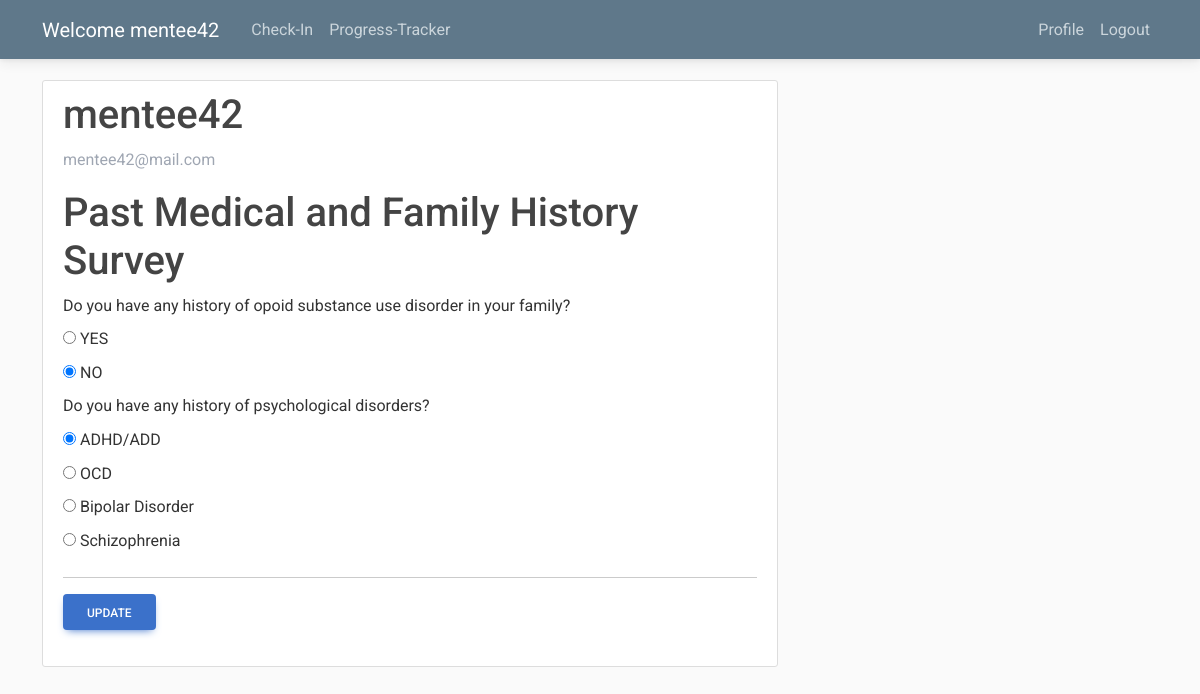
The app's page /profile/ (signed in) with its own data.
### survey/models.py (models this page shows, shortened)
class Survey(models.Model):
    title = models.CharField(max_length=200)
    description = models.TextField(blank=True)
    created_at = models.DateTimeField(auto_now_add=True)
    updated_at = models.DateTimeField(auto_now=True)

class Question(models.Model):
    survey = models.ForeignKey(Survey, on_delete=models.CASCADE)
    question = models.CharField(max_length=300)
    options = models.ManyToManyField('Option')
    weight = models.IntegerField(default=1)
    created_at = models.DateTimeField(auto_now_add=True)
    updated_at = models.DateTimeField(auto_now=True)

### users/views.py (the view)
# urls.py: path('profile/', user_views.profile, name='profile'),
@login_required
def profile(request):
    surveys = Survey.objects.all()
    for survey_obj in surveys:
        if survey_obj.title == PAST_HISTORY_SURVEY:
            print("Survey Title:", survey_obj.title)
            survey = survey_obj
            break
    if survey is None:
        return render(request, 'survey/error.html', {'message': 'No survey available.'})
    existing_responses = Response.objects.filter(survey=survey, user=request.user)
    initial_data = {}
    if existing_responses.exists():
        for response in existing_responses:
            field_name = f'question_{response.question.id}'
            try:
                selected_option = Option.objects.get(question=response.question, option=response.selected_options)
                initial_data[field_name] = selected_option.id
            except Option.DoesNotExist:
                pass
    print('initial_data :: ', initial_data)
    if request.method == 'POST':
        form = HistorySurveyForm(request.POST, survey_id=survey.id)
        if form.is_valid():
            user = request.user  # Get the current authenticated user
            for question in Question.objects.filter(survey_id=survey.id):
                selected_option = form.cleaned_data[f'question_{question.id}']
                selected_option_id = Option.objects.get(id=selected_option.id)
                Response.objects.update_or_create(
                    survey=survey,
                    user=request.user,
                    question=question,
                    defaults={'selected_options': selected_option_id.option}
                )
            return redirect('profile')  # Redirect to a thank-you page after successful submission
    else:
        form = HistorySurveyForm(initial=initial_data, survey_id=survey.id)
    return render(request, 'users/profile.html', {'survey': survey, 'form': form})

### users/forms.py
class HistorySurveyForm(forms.ModelForm):
    class Meta:
        model = Response
        fields = []
    def __init__(self, *args, **kwargs):
        survey_id = kwargs.pop('survey_id')
        initial = kwargs.get('initial', {})
        super(HistorySurveyForm, self).__init__(*args, **kwargs)
        questions = Question.objects.filter(survey_id=survey_id)
        for question in questions:
            field_name = f'question_{question.id}'
            self.fields[field_name] = forms.ModelChoiceField(
                label=question.question,  # Corrected to question.question
                queryset=Option.objects.filter(question=question),
                widget=forms.RadioSelect
            )
            if field_name in initial:
                self.fields[field_name].initial = initial[field_name]

### survey/models.py (called while the page is built)
    def __str__(self):
        return self.option

### users/templates/users/profile.html (shortened to what this page needs)
{% extends "feed/base.html" %}
{% load crispy_forms_tags %}
{% block content %}
    <div class="content-section">
      <div class="media">
        <div class="media-body">
          <h2 class="account-heading">{{ user.username }}</h2>
          <p class="text-secondary">{{ user.email }}</p>
        </div>
      </div>
      <h1>{{ survey.title }}</h1>
      <form method="post">
        {% for field in form %}
            <div>
                {{ field.label_tag }} {{ field }}
            </div>
        {% endfor %}
        <hr>
        {% if form.initial %}
            <button type="submit" class="btn btn-primary">Update</button>
        {% else %}
            <button type="submit" class="btn btn-primary">Submit</button>
        {% endif %}
        <br><br>
      </form>
    </div>
{% endblock content %}

### feed/templates/feed/base.html (shortened to what this page needs)
{% load static %}
<!DOCTYPE html>
<html>
<head>
    <link rel="stylesheet" href="https://maxcdn.bootstrapcdn.com/bootstrap/4.0.0/css/bootstrap.min.css">
    <link
    href="https://cdnjs.cloudflare.com/ajax/libs/font-awesome/6.0.0/css/all.min.css"
    rel="stylesheet"
    />
<link href="https://cdnjs.cloudflare.com/ajax/libs/mdb-ui-kit/6.4.0/mdb.min.css" rel="stylesheet"/>
<link rel="stylesheet" type="text/css" href="{% static 'feed/main.css' %}">
</head>
<body>
    <header class="site-header">
      <nav class="navbar navbar-expand-md navbar-dark bg-steel fixed-top">
        <div class="container">
          <a class="navbar-brand mr-4" href="{% url 'survey-home' %}">Welcome {{user.username}}</a>
          <div class="collapse navbar-collapse" id="navbarToggle">
            <div class="navbar-nav mr-auto">
              <a class="nav-item nav-link" href="{% url 'survey-home' %}">Check-In</a>
              <a class="nav-item nav-link" href="{% url 'vizual-home' %}">Progress-Tracker</a>
            </div>
            <div class="navbar-nav">
              {% if user.is_authenticated %}
                <a class="nav-item nav-link" href="{% url 'profile' %}">Profile</a>
                <a class="nav-item nav-link" href="{% url 'logout' %}">Logout</a>
              {% else %}
                <a class="nav-item nav-link" href="{% url 'login' %}">Login</a>
                <a class="nav-item nav-link" href="{% url 'register' %}">Register</a>
              {% endif %}
            </div>
          </div>
        </div>
      </nav>
    </header>
    <main role="main" class="container">
      <div class="row">
        <div class="col-md-8">
          {% block content %}{% endblock %}
        </div>
      </div>
    </main>
</body>
</html>

### feed/static/feed/main.css (style rules this page uses)
body { background: #fafafa; color: #333333; margin-top: 5rem; }
h1, h2, h3, h4, h5, h6 { color: #444444; }
.bg-steel { background-color: #5f788a; }
.site-header .navbar-nav .nav-link { color: #cbd5db; }
.content-section { background: #ffffff; padding: 10px 20px; border: 1px solid #dddddd; border-radius: 3px; margin-bottom: 20px; }
.account-heading { font-size: 2.5rem; }

### records on screen
Survey: title "Past Medical and Family History Survey"
Question: label_tag "Do you have any history of opoid substance use disorder in your family?"
Question: label_tag "Do you have any history of psychological disorders?"

### other values on screen
{{ user.username }} "mentee42"
{{ user.email }} "mentee42@mail.com"
